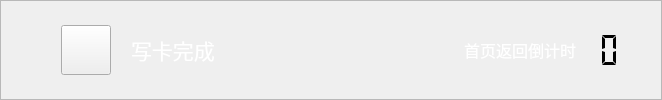
    <widget class="QFrame" name="frame_7">
     <property name="sizePolicy">
      <sizepolicy hsizetype="Preferred" vsizetype="Fixed">
       <horstretch>0</horstretch>
       <verstretch>0</verstretch>
      </sizepolicy>
     </property>
     <property name="frameShape">
      <enum>QFrame::StyledPanel</enum>
     </property>
     <property name="frameShadow">
      <enum>QFrame::Raised</enum>
     </property>
     <layout class="QHBoxLayout" name="horizontalLayout_9">
      <property name="spacing">
       <number>0</number>
      </property>
      <property name="leftMargin">
       <number>0</number>
      </property>
      <property name="topMargin">
       <number>0</number>
      </property>
      <property name="rightMargin">
       <number>0</number>
      </property>
      <property name="bottomMargin">
       <number>0</number>
      </property>
      <item>
       <spacer name="horizontalSpacer_47">
        <property name="orientation">
         <enum>Qt::Horizontal</enum>
        </property>
        <property name="sizeType">
         <enum>QSizePolicy::Fixed</enum>
        </property>
        <property name="sizeHint" stdset="0">
         <size>
          <width>60</width>
          <height>20</height>
         </size>
        </property>
       </spacer>
      </item>
      <item>
       <widget class="QPushButton" name="pushButton_back_2">
        <property name="sizePolicy">
         <sizepolicy hsizetype="Fixed" vsizetype="Fixed">
          <horstretch>0</horstretch>
          <verstretch>0</verstretch>
         </sizepolicy>
        </property>
        <property name="minimumSize">
         <size>
          <width>50</width>
          <height>50</height>
         </size>
        </property>
        <property name="maximumSize">
         <size>
          <width>50</width>
          <height>50</height>
         </size>
        </property>
        <property name="focusPolicy">
         <enum>Qt::NoFocus</enum>
        </property>
        <property name="styleSheet">
         <string notr="true">border-image: url(:/image/picture/qietu/返回.png);</string>
        </property>
        <property name="text">
         <string/>
        </property>
       </widget>
      </item>
      <item>
       <spacer name="horizontalSpacer_11">
        <property name="orientation">
         <enum>Qt::Horizontal</enum>
        </property>
        <property name="sizeType">
         <enum>QSizePolicy::Fixed</enum>
        </property>
        <property name="sizeHint" stdset="0">
         <size>
          <width>20</width>
          <height>20</height>
         </size>
        </property>
       </spacer>
      </item>
      <item>
       <widget class="QLabel" name="label_10">
        <property name="sizePolicy">
         <sizepolicy hsizetype="Preferred" vsizetype="Fixed">
          <horstretch>0</horstretch>
          <verstretch>0</verstretch>
         </sizepolicy>
        </property>
        <property name="minimumSize">
         <size>
          <width>0</width>
          <height>50</height>
         </size>
        </property>
        <property name="maximumSize">
         <size>
          <width>16777215</width>
          <height>50</height>
         </size>
        </property>
        <property name="font">
         <font>
          <family>微软雅黑</family>
          <pointsize>16</pointsize>
         </font>
        </property>
        <property name="text">
         <string>&lt;html&gt;&lt;head/&gt;&lt;body&gt;&lt;p&gt;&lt;span style=&quot; color:#ffffff;&quot;&gt;写卡完成&lt;/span&gt;&lt;/p&gt;&lt;/body&gt;&lt;/html&gt;</string>
        </property>
       </widget>
      </item>
      <item>
       <spacer name="horizontalSpacer_13">
        <property name="orientation">
         <enum>Qt::Horizontal</enum>
        </property>
        <property name="sizeHint" stdset="0">
         <size>
          <width>249</width>
          <height>20</height>
         </size>
        </property>
       </spacer>
      </item>
      <item>
       <widget class="QLabel" name="label">
        <property name="font">
         <font>
          <family>微软雅黑</family>
          <pointsize>12</pointsize>
         </font>
        </property>
        <property name="text">
         <string>&lt;html&gt;&lt;head/&gt;&lt;body&gt;&lt;p&gt;&lt;span style=&quot; color:#ffffff;&quot;&gt;首页返回倒计时&lt;/span&gt;&lt;/p&gt;&lt;/body&gt;&lt;/html&gt;</string>
        </property>
       </widget>
      </item>
      <item>
       <widget class="QLCDNumber" name="lcdNumber">
        <property name="sizePolicy">
         <sizepolicy hsizetype="Fixed" vsizetype="Fixed">
          <horstretch>0</horstretch>
          <verstretch>0</verstretch>
         </sizepolicy>
        </property>
        <property name="minimumSize">
         <size>
          <width>50</width>
          <height>50</height>
         </size>
        </property>
        <property name="maximumSize">
         <size>
          <width>50</width>
          <height>50</height>
         </size>
        </property>
        <property name="font">
         <font>
          <family>微软雅黑</family>
          <pointsize>12</pointsize>
         </font>
        </property>
        <property name="layoutDirection">
         <enum>Qt::LeftToRight</enum>
        </property>
        <property name="autoFillBackground">
         <bool>false</bool>
        </property>
        <property name="inputMethodHints">
         <set>Qt::ImhNone</set>
        </property>
        <property name="frameShape">
         <enum>QFrame::NoFrame</enum>
        </property>
        <property name="frameShadow">
         <enum>QFrame::Plain</enum>
        </property>
        <property name="lineWidth">
         <number>0</number>
        </property>
        <property name="midLineWidth">
         <number>0</number>
        </property>
        <property name="smallDecimalPoint">
         <bool>true</bool>
        </property>
        <property name="digitCount">
         <number>2</number>
        </property>
        <property name="segmentStyle">
         <enum>QLCDNumber::Flat</enum>
        </property>
       </widget>
      </item>
      <item>
       <spacer name="verticalSpacer_12">
        <property name="orientation">
         <enum>Qt::Vertical</enum>
        </property>
        <property name="sizeType">
         <enum>QSizePolicy::Fixed</enum>
        </property>
        <property name="sizeHint" stdset="0">
         <size>
          <width>20</width>
          <height>71</height>
         </size>
        </property>
       </spacer>
      </item>
      <item>
       <spacer name="horizontalSpacer_15">
        <property name="orientation">
         <enum>Qt::Horizontal</enum>
        </property>
        <property name="sizeType">
         <enum>QSizePolicy::Fixed</enum>
        </property>
        <property name="sizeHint" stdset="0">
         <size>
          <width>15</width>
          <height>20</height>
         </size>
        </property>
       </spacer>
      </item>
     </layout>
    </widget>
